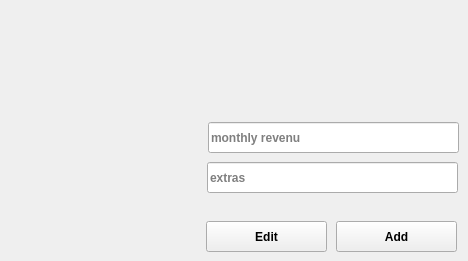
    <widget class="QWidget" name="tab_6">
     <attribute name="title">
      <string>Rentals</string>
     </attribute>
     <widget class="QPushButton" name="btn_Add_Rent_Info">
      <property name="geometry">
       <rect>
        <x>336</x>
        <y>221</y>
        <width>121</width>
        <height>31</height>
       </rect>
      </property>
      <property name="font">
       <font>
        <weight>75</weight>
        <bold>true</bold>
       </font>
      </property>
      <property name="text">
       <string>Add</string>
      </property>
     </widget>
     <widget class="QLineEdit" name="txt_monthly_revenu">
      <property name="geometry">
       <rect>
        <x>208</x>
        <y>122</y>
        <width>251</width>
        <height>31</height>
       </rect>
      </property>
      <property name="font">
       <font>
        <weight>75</weight>
        <bold>true</bold>
       </font>
      </property>
      <property name="layoutDirection">
       <enum>Qt::RightToLeft</enum>
      </property>
      <property name="placeholderText">
       <string>monthly revenu</string>
      </property>
     </widget>
     <widget class="QLineEdit" name="txt_extras">
      <property name="geometry">
       <rect>
        <x>207</x>
        <y>162</y>
        <width>251</width>
        <height>31</height>
       </rect>
      </property>
      <property name="font">
       <font>
        <weight>75</weight>
        <bold>true</bold>
       </font>
      </property>
      <property name="placeholderText">
       <string>extras</string>
      </property>
     </widget>
     <widget class="QPushButton" name="btn_Update_Rent_Info">
      <property name="geometry">
       <rect>
        <x>206</x>
        <y>221</y>
        <width>121</width>
        <height>31</height>
       </rect>
      </property>
      <property name="font">
       <font>
        <weight>75</weight>
        <bold>true</bold>
       </font>
      </property>
      <property name="text">
       <string>Edit</string>
      </property>
     </widget>
    </widget>
